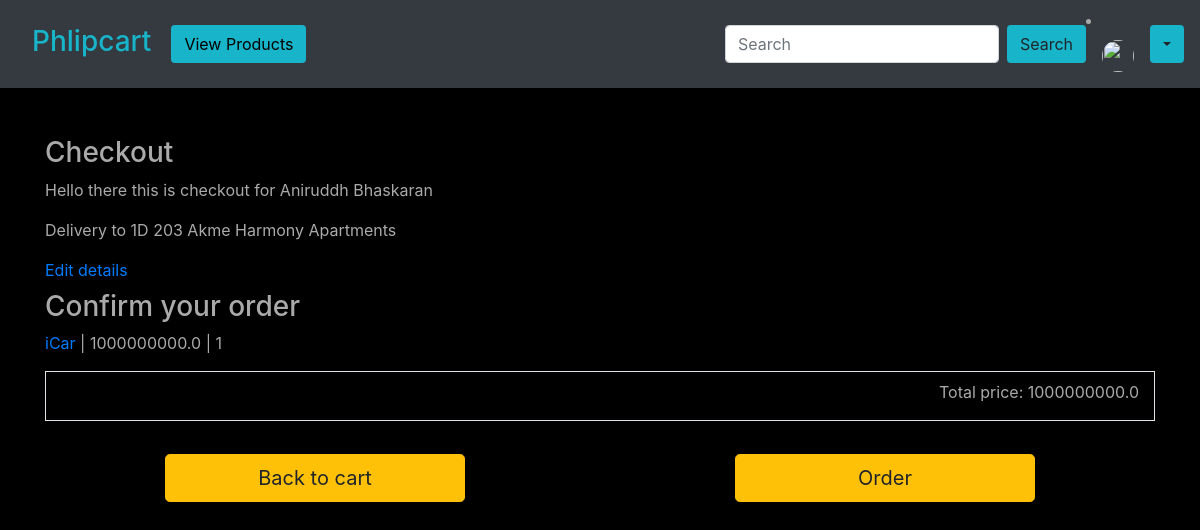
Page /checkout (signed in) on the committed database.
### base/models.py (models this page shows, shortened)
class UserProfile(models.Model):
    user = models.ForeignKey(settings.AUTH_USER_MODEL, on_delete=models.CASCADE)
    display_name = models.CharField(max_length=100, default="User")
    delivery_address = models.CharField(max_length=1000, default="Default address")

class CartProduct(models.Model):
    user = models.ForeignKey(settings.AUTH_USER_MODEL, on_delete=models.CASCADE,
                            blank=True, null=True)
    product = models.ForeignKey(Product, on_delete=models.CASCADE)
    quantity = models.IntegerField(default=1)

class Product(models.Model):
    title = models.CharField(max_length=100, blank=False, default='')
    price = models.FloatField(blank=False)
    available_units = models.IntegerField(blank=False, default='')
    description = models.TextField(max_length=500, blank=False, default='')
    seller = models.TextField(max_length=100, blank=False)
    categories = models.ForeignKey(Category, on_delete=models.CASCADE, default=True, null=False)
    ratings = models.ForeignKey(Rating, on_delete=models.CASCADE, blank=True, null=False)
    image = models.ImageField(upload_to='images/', default='images/default.jpg')
    slug = models.SlugField()
    def get_abs_url(self):
        return reverse("base:product", kwargs={
            'slug': self.slug
        })

### base/views.py (the view)
# urls.py: path('checkout', views.checkout, name="checkout"),
@login_required
def checkout(request):
    try:
        cart = Cart.objects.get(user=request.user, is_ordered=False)
        user_profile = UserProfile.objects.get(user=request.user)
        context = {
            'cart': cart,
            'user': user_profile
        }
        total_price = 0
        for prod in cart.products.all():
            total_price += (prod.product.price * prod.quantity)
        context['total_price'] = total_price
        if request.GET.get('order') == 'Order':
            cart.is_ordered = True
            cart.save()
            request.session.cart_count_num = 0
            return redirect("base:order-summary")
        context['picture'] = request.user.social_auth.get(provider='auth0').extra_data['picture']
        return render(request, "base/checkout.html", context=context)
    except ObjectDoesNotExist:
        messages.error(request, "You haven't created a cart yet.")
        return redirect("base:profile")

### base/templates/base/checkout.html (shortened to what this page needs)
{% extends "base/base.html" %}
{% block content %}
    <h3>Checkout</h3>
    <p>Hello there this is checkout for {{ user.display_name }}</p>
    <p>Delivery to {{ user.delivery_address }}</p>
    <a href="{% url 'base:edit-profile' %}">Edit details</a>
    <h3 class="mt-2">Confirm your order</h3>
    {% for cart_order in cart.products.all %}
        <p> <a href="{{ cart_order.product.get_abs_url }}">{{ cart_order.product.title }}</a> | {{ cart_order.product.price }} | {{ cart_order.quantity }}</p>
    {% endfor %}
    <div class="container border text-right">
        <p class="mt-2">Total price: {{ total_price }}</p>
    </div>
    <div class="row">
        <div class="col-sm-6 text-center">
        <hr>
            <form action="{% url 'base:cart' %}">
                <button class="btn btn-warning btn-lg btn-block mx-auto" style="width:300px">Back to cart</button>
            </form>
        </div>
        <div class="col-sm-6 text-center">
            <hr>
            <form action="" method="GET">
                <input type="submit" value="Order" name="order" class="btn btn-warning btn-lg btn-block mx-auto" style="width:300px"/>
            </form>
        </div>
        </div>
    </div>
{% endblock content %}

### base/static/base/main.css (style rules this page uses)
body { background: #fafafa00; color: #aaaaaa; background-color: #78c2c9; }
.bg-black { background-color: rgb(0, 0, 0); }

### rows in the picture
UserProfile: display_name "Aniruddh Bhaskaran", delivery_address "1D 203 Akme Harmony Apartments"
CartProduct: product "iCar", product.price "1000000000.0", quantity "1"

### other values in the picture
{{ total_price }} "1000000000.0"
